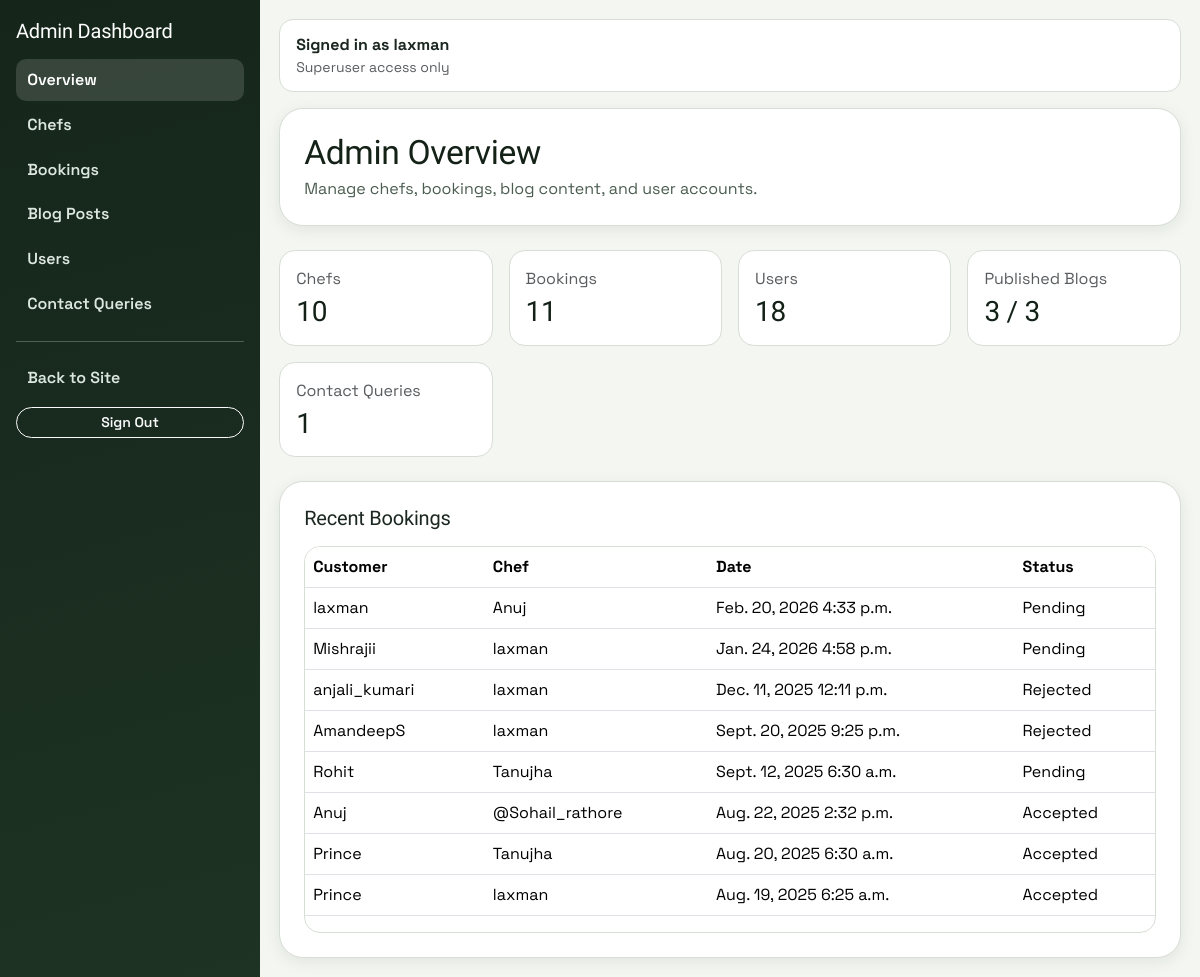
Screenshot of /myadmin/ (signed in) with the database file from the repository.
### booking/models.py (models this page shows, shortened)
class Booking(models.Model):
    STATUS_CHOICES = [
        ('Pending', 'Pending'),
        ('Accepted', 'Accepted'),
        ('Rejected', 'Rejected'),
    ]
    customer = models.ForeignKey(settings.AUTH_USER_MODEL, on_delete=models.CASCADE)
    chef = models.ForeignKey('Chef', on_delete=models.CASCADE)
    date = models.DateField()
    time = models.TimeField()
    person = models.PositiveIntegerField()
    total_price = models.DecimalField(max_digits=8, decimal_places=2)
    status = models.CharField(max_length=20, choices=STATUS_CHOICES, default='Pending', db_index=True)
    is_deleted = models.BooleanField(default=False, db_index=True)
    deleted_at = models.DateTimeField(blank=True, null=True)
    deleted_by = models.ForeignKey(
        settings.AUTH_USER_MODEL,
        on_delete=models.SET_NULL,
        null=True,
        blank=True,
        related_name="deleted_bookings",
    )
    objects = ActiveBookingManager()
    all_objects = BookingQuerySet.as_manager()
    class Meta:
        indexes = [
            models.Index(fields=["date"]),
            models.Index(fields=["status", "date"]),
            models.Index(fields=["is_deleted", "date"]),
        ]

class Chef(models.Model):
    user = models.OneToOneField(settings.AUTH_USER_MODEL, on_delete=models.CASCADE)
    name = models.CharField(max_length=100)
    specialty = models.CharField(max_length=200)
    experience = models.PositiveIntegerField()  # years
    team_members = models.PositiveIntegerField(
        validators=[MinValueValidator(2)],
        blank=True,
        null=True
    )
    price_per_person = models.DecimalField(max_digits=8, decimal_places=2)
    image = models.ImageField(upload_to='chef_dishes/', blank=True, null=True)

### custom_admin/views.py (the view)
# urls.py: path("", views.dashboard, name="dashboard"),
@admin_required
def dashboard(request):
    recent_bookings = Booking.objects.select_related("customer", "chef").order_by("-date", "-time")[:8]
    context = {
        "chefs_count": Chef.objects.count(),
        "bookings_count": Booking.objects.count(),
        "users_count": Profile.objects.count(),
        "blog_count": BlogPost.objects.count(),
        "published_blog_count": BlogPost.objects.filter(is_published=True).count(),
        "contact_queries_count": ContactQuery.objects.filter(is_deleted=False).count(),
        "recent_bookings": recent_bookings,
    }
    return render(request, "custom_admin/dashboard.html", context)

### booking/context_processors.py (called while the page is built)
def chef_context(request):
    chef = None
    profile = None
    is_admin_user = False
    if request.user.is_authenticated:
        chef = Chef.objects.filter(user=request.user).first()
        profile = getattr(request.user, "profile", None)
        is_admin_user = request.user.is_superuser
    return {"chef": chef, "user_profile": profile, "is_admin_user": is_admin_user}

### booking/models.py (called while the page is built)
    def active(self):
        return self.filter(is_deleted=False)

    def get_queryset(self):
        return BookingQuerySet(self.model, using=self._db).active()

### custom_admin/views.py (called while the page is built)
def admin_required(view_func):
    @wraps(view_func)
    def wrapper(request, *args, **kwargs):
        if not request.user.is_authenticated:
            login_url = reverse("custom_admin:login")
            return redirect(f"{login_url}?next={request.path}")
        if not request.user.is_superuser:
            return HttpResponseForbidden("You do not have permission to access this module.")
        return view_func(request, *args, **kwargs)
    return wrapper

### custom_admin/templates/custom_admin/dashboard.html (shortened to what this page needs)
{% extends "custom_admin/base.html" %}
{% block content %}
<section class="page-card p-4 mb-4">
  <h2 class="section-title mb-1">Admin Overview</h2>
  <p class="section-subtitle mb-0">Manage chefs, bookings, blog content, and user accounts.</p>
</section>
<section class="metric-grid mb-4">
  <article class="metric-card"><p class="text-muted mb-1">Chefs</p><h3 class="mb-0">{{ chefs_count }}</h3></article>
  <article class="metric-card"><p class="text-muted mb-1">Bookings</p><h3 class="mb-0">{{ bookings_count }}</h3></article>
  <article class="metric-card"><p class="text-muted mb-1">Users</p><h3 class="mb-0">{{ users_count }}</h3></article>
  <article class="metric-card"><p class="text-muted mb-1">Published Blogs</p><h3 class="mb-0">{{ published_blog_count }} / {{ blog_count }}</h3></article>
  <article class="metric-card"><p class="text-muted mb-1">Contact Queries</p><h3 class="mb-0">{{ contact_queries_count }}</h3></article>
</section>
<section class="page-card p-4">
  <h3 class="h5 mb-3">Recent Bookings</h3>
  <div class="data-table-wrap">
    <table class="table table-hover align-middle">
      <thead>
        <tr><th>Customer</th><th>Chef</th><th>Date</th><th>Status</th></tr>
      </thead>
      <tbody>
        {% for b in recent_bookings %}
        <tr>
          <td>{{ b.customer.username }}</td>
          <td>{{ b.chef.name }}</td>
          <td>{{ b.date }} {{ b.time }}</td>
          <td>{{ b.status }}</td>
        </tr>
        {% empty %}
        <tr><td colspan="4">No bookings available.</td></tr>
        {% endfor %}
      </tbody>
    </table>
  </div>
</section>
{% endblock %}

### custom_admin/templates/custom_admin/base.html (shortened to what this page needs)
{% load static %}
<!DOCTYPE html>
<html lang="en">
<head>
  <link href="https://cdn.jsdelivr.net/npm/bootstrap@5.3.3/dist/css/bootstrap.min.css" rel="stylesheet" />
  <link href="{% static 'css/site.css' %}" rel="stylesheet" />
</head>
<body>
  <div class="admin-shell">
    <aside class="admin-sidebar">
      <h1 class="h5 text-white mb-3">Admin Dashboard</h1>
      <a href="{% url 'custom_admin:dashboard' %}" class="{% if request.resolver_match.url_name == 'dashboard' %}active{% endif %}">Overview</a>
      <a href="{% url 'custom_admin:chef_list' %}" class="{% if request.resolver_match.url_name == 'chef_list' or request.resolver_match.url_name == 'chef_add' or request.resolver_match.url_name == 'chef_edit' %}active{% endif %}">Chefs</a>
      <a href="{% url 'custom_admin:booking_list' %}" class="{% if request.resolver_match.url_name == 'booking_list' or request.resolver_match.url_name == 'booking_view' %}active{% endif %}">Bookings</a>
      <a href="{% url 'custom_admin:blog_list' %}" class="">Blog Posts</a>
      <a href="{% url 'custom_admin:user_list' %}" class="">Users</a>
      <a href="{% url 'custom_admin:contact_query_list' %}" class="{% if request.resolver_match.url_name == 'contact_query_list' or request.resolver_match.url_name == 'contact_query_view' %}active{% endif %}">Contact Queries</a>
      <hr class="border-light" />
      <a href="{% url 'home' %}">Back to Site</a>
      <form action="{% url 'custom_admin:logout' %}" method="post" class="mt-2">
        <button type="submit" class="btn btn-outline-light btn-sm w-100">Sign Out</button>
      </form>
    </aside>
    <main class="admin-main">
      <div class="admin-topbar d-flex justify-content-between align-items-center">
        <div>
          <strong>Signed in as {{ request.user.username }}</strong>
          <div class="text-muted small">Superuser access only</div>
        </div>
      </div>
      {% block content %}{% endblock %}
    </main>
  </div>
</body>
</html>

### static/css/site.css (style rules this page uses)
:root { --bg: #f5f7f3; --surface: #ffffff; --surface-muted: #eef2ea; --text: #1b2720; --text-muted: #4b5d50; --primary: #1f6f43; --primary-strong: #165233; --accent: #b87a2a; --border: #d7ded5; --danger: #a53838; --radius-sm: 10px; --radius-md: 16px; --radius-lg: 24px; --shadow-sm: 0 4px 16px rgba(22, 38, 28, 0.08); --shadow-md: 0 12px 36px rgba(22, 38, 28, 0.13); }
* { box-sizing: border-box; }
html, body { margin: 0; padding: 0; }
body { font-family: "Space Grotesk", "Segoe UI", sans-serif; color: var(--text); background: radial-gradient(circle at 10% 10%, #dfeadb 0%, rgba(223, 234, 219, 0) 40%), linear-gradient(180deg, #f9fbf8 0%, #eef3ec 100%); min-height: 100vh; }
h1, h2, h3, h4, h5, h6 { font-family: "Sora", "Segoe UI", sans-serif; letter-spacing: -0.01em; margin-top: 0; color: #132117; }
a { color: var(--primary); }
.page-card { background: var(--surface); border: 1px solid var(--border); border-radius: var(--radius-lg); box-shadow: var(--shadow-sm); }
.section-title { font-size: clamp(1.45rem, 3vw, 2.1rem); margin-bottom: 0.5rem; }
.section-subtitle { color: var(--text-muted); margin-bottom: 1.5rem; }
.metric-grid { display: grid; gap: 1rem; grid-template-columns: repeat(auto-fit, minmax(180px, 1fr)); }
.metric-card { border: 1px solid var(--border); border-radius: var(--radius-md); background: var(--surface); padding: 1rem; }
.btn { border-radius: 999px; font-weight: 600; }
.data-table-wrap { overflow: auto; border: 1px solid var(--border); border-radius: var(--radius-md); background: var(--surface); }
table { margin: 0; }
thead th { background: #edf3ec; color: #1d2f24; border-bottom-width: 1px; }

### custom_admin/templates/custom_admin/base.html (style rules this page uses)
.admin-shell { min-height: 100vh; display: grid; grid-template-columns: 260px 1fr; }
.admin-sidebar { background: linear-gradient(165deg, #15251a, #1e3324); color: #dce7df; padding: 1.2rem 1rem; }
.admin-sidebar a { color: #dce7df; text-decoration: none; display: block; padding: .55rem .7rem; border-radius: 10px; margin-bottom: .2rem; font-weight: 600; }
.admin-sidebar a:hover, .admin-sidebar a.active { background: rgba(255,255,255,.14); color: #fff; }
.admin-main { padding: 1.2rem; background: #f3f6f1; }
.admin-topbar { background: #fff; border: 1px solid #d7ded5; border-radius: 14px; padding: .8rem 1rem; margin-bottom: 1rem; }

### rows the page displays
Booking: customer.username "laxman", chef.name "Anuj", date "Feb. 20, 2026", time "4:33 p.m.", status "Pending"
Booking: customer.username "Mishrajii", chef.name "laxman", date "Jan. 24, 2026", time "4:58 p.m.", status "Pending"
Booking: customer.username "anjali_kumari", chef.name "laxman", date "Dec. 11, 2025", time "12:11 p.m.", status "Rejected"
Booking: customer.username "AmandeepS", chef.name "laxman", date "Sept. 20, 2025", time "9:25 p.m.", status "Rejected"
Booking: customer.username "Rohit", chef.name "Tanujha", date "Sept. 12, 2025", time "6:30 a.m.", status "Pending"
Booking: customer.username "Anuj", chef.name "@Sohail_rathore", date "Aug. 22, 2025", time "2:32 p.m.", status "Accepted"
Booking: customer.username "Prince", chef.name "Tanujha", date "Aug. 20, 2025", time "6:30 a.m.", status "Accepted"
Booking: customer.username "Prince", chef.name "laxman", date "Aug. 19, 2025", time "6:25 a.m.", status "Accepted"

### other values shown
{{ request.user.username }} "laxman"
{{ chefs_count }} "10"
{{ bookings_count }} "11"
{{ users_count }} "18"
{{ published_blog_count }} "3"
{{ blog_count }} "3"
{{ contact_queries_count }} "1"
